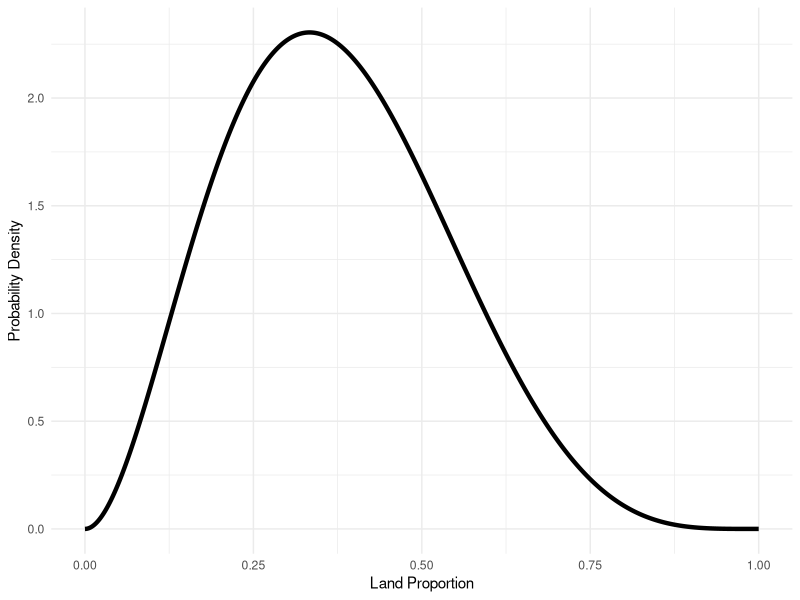
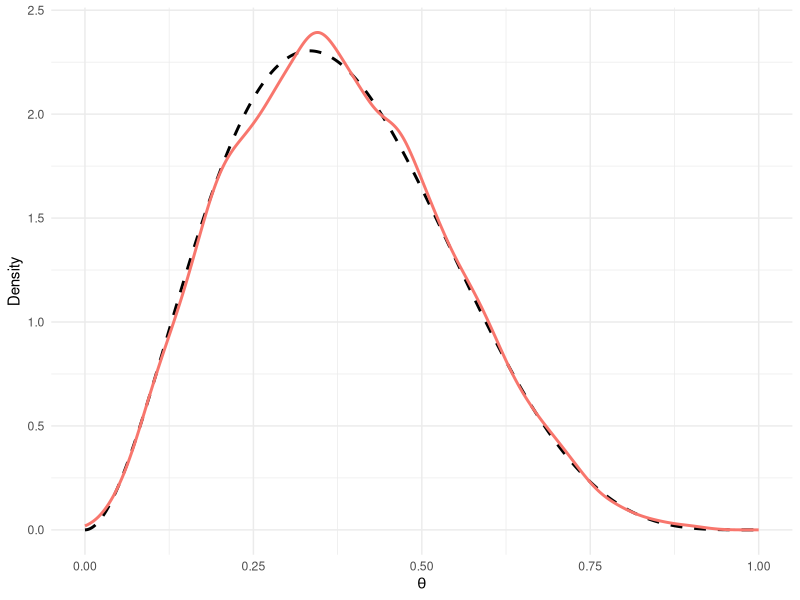
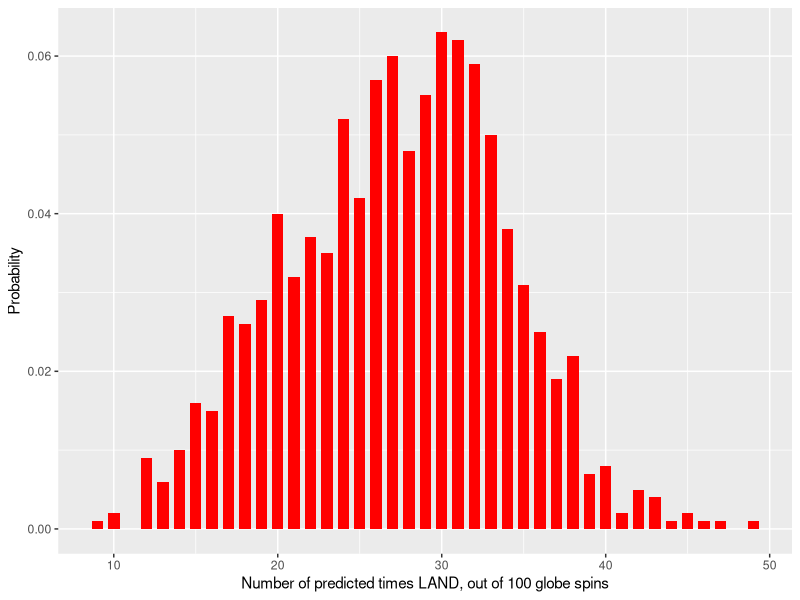

Recreate these plots in R, in order.
#----------------------------------Assignment 2--------------------------------------------------------

#Bayesian Updating

#1-----------------------------------------------------------------------------------------------------

#The probability of Company A's reviews being positive is 70%. 
prob_A <- 0.70

#The probability of Company B's reviews being positive is 50%.  
prob_B <- 0.50

#The probability of Company C's reviews being positive is 80%. 
prob_C <- 0.80

#These form the theta's of our bayesian updating, the input parameters as you will.
theta <- c(prob_A, prob_B, prob_C)

#Twice as probable that the reviews belong to company B than to A or C, resulting in a prior probability distribution of A = 0.25, B = 0.5, C = 0.25.
prior <- c(A = 0.25, B = 0.50, C = 0.25)

#6 are positive reviews, 4 are negative reviews. 

#A vector containing 6 positive reviews, denoted with "P".
positive_reviews <- rep("P", 6)

#A vector containing 4 negative reviews, denoted with "N".
negative_reviews <- rep("N", 4)

#All new observations (reviews) used to update the prior in one vector: 
total_reviews <- c(positive_reviews, negative_reviews)

#Computing post similarly to the R-files throughout the cours, using Bayes' Law. 

compute_post <- function(obs, poss){ 
  n <- length(total_reviews)  #the nunber of elements in total_reviews vector.
  P <- sum(obs=="P")          #the sum of positive reviews in the total_reviews vector.
  
  #Using the binomial function to see how likely the distribution of positive reviews is given the probability of positive reviews per company.
  #Using dbinom the likelihood of observing so many "P" positive reviews given the number of observations "n" and the theta probability of success.
  likelihood <- dbinom(P, n, theta)
  
  #According to Bayes' Law:
  post <- likelihood * prior
  post <- post / sum(post)
  
  return(post)
}

post <- compute_post(total_reviews, prior)
post

#The posterior distribution does indeed equal 0.29 for company A!   
round(post, 3)

#2-----------------------------------------------------------------------------------------------------------
#We now wish to update the posterior once more, with the newly available review data:
more_reviews <- c(rep("P", 9), rep("N", 1))

#Vector containing the 9 new positive reviews, and one negative review.
more_reviews

#Using the same recipe to calculate the posterior distribution, only now using the previously calculated 
#posterior distribution as the input distribution to "update". 

compute_updated_post <- function(obs, prev_post) {
  n <- length(obs)  #Length of new review vector (10 in this case).
  P <- sum(obs == "P")  #The total number of positive reviews in the new review vector (9 in this case).
  likelihood <- dbinom(P, n, theta) #Calculating the likelihood the of the data given the theta parameters.
  post <- likelihood * prev_post
  post <- post / sum(post)
  
  return(post)
}

#Based on the 10 new reviews, the previous posterior is updated to an updated posterior distribution.
updated_post <- compute_updated_post(more_reviews,  post)
updated_post

#The posterior probability that company C received the reviews has indeed risen by 33%:
updated_post - post

#3-----------------------------------------------------------------------------------------------------------

#There are two separate factories, A and B. The probability of a delivery coming from A or B is equal, namely both 50%.

P_A <- 0.50
P_B <- 0.50

#So, thinking logically and applying Bayes' Law, there are 4 scenario's in total:
#i) Delivery arrives from Factory A and is NOT defect (ND).
#ii) Delivery arrives from Factory B and is NOT defect (ND).
#iii) Delivery arrives from Factory A and is defect (D).
#iv) Delivery arrives from Factory B and is defect (D).

#So the total probability of all possible outcomes adds up to one, see below:
#P(ND|A) + P(D|A) + P(ND|B) + P(D|B) = 1

#So, we want to calculate the probability of iii) & iv), that the delivery arrives and contains defective products:
#P(D) = P(D | A) + P(D | B) 

#The factories are as good as identical, differing only in their defect rates (DR).

#Probability of the delivery being defect, given company A: 
Prob_Def_A <-  0.10

#Probability of the delivery being defect, given company B: 
Prob_Def_B <-  0.20

#So, logically, the probability of the next shipment being defect is the probability of the shipment being defect, times the probability of the shipment coming from said company.
#P(D) = P(D|A) * P(A) + P(D|B) * P(B)
#The defective rate is said to be certain based on historical data. 

Prob_Defective <- Prob_Def_A * P_A + Prob_Def_B * P_B 
Prob_Defective

#The probability of the a delivery being defective is 15%.
#This was calculated using Bayes' Law and basic probability theory. An important assumption is that the defective rates are constant,
#and that deliveries are equally likely to come from both factories. 

#However, to calculate the probability that the next shipment will contain defective products GIVEN that
#the initial delivery did contain defective products, we must calculate the probability of event using
#conditional probability where Event #1 is receiving a defective delivery (def_1), Event #2 is receiving a defective delivery AGAIN! (def_2). 
#What is the probability of Event 2 occurring, given that event 1 has occurred?

#The formula of Bayes' Conditional Probability: P(A | B) = P(B | A) * P(A) / P (B)
#P(A | B) = P(A union B) / P(B)
#P(Def_2 | Def_1) = P(Def_2 union Def_1) / P(Def_1)
#P(Def_2 union Def_1) = (P(Def_2 | Def_1, A) + P(Def_2| Def_1, B)) 
#P(Def_2 | Def_1, A) = P(Def_2 | A) *  P(Def_1 | A) * P(A)
#P(Def_2| Def_1, B) = P(Def_2 | B) *  P(Def_1 | B) * P(B)

#Filling it all in: #P(Def_2 | Def_1) = (P(Def_2 | A) *  P(Def_1 | A) * P(A) + P(Def_2 | B) *  P(Def_1 | B) * P(B)) / P(Def_1)
#Remember P(Def_2 | A) = P(Def_1 | A) = 0.1 = Prob_Def_A
#P(Def_2 | B) = P(Def_1 | B) = 0.2 = Prob_Def_B 

#As stated above, the probability of the initial delivery being defect:
P_Def_1 = Prob_Def_A * P_A + Prob_Def_B * P_B #(= 0.15, Probability of Defectiveness as calculated before, independent of any previous events)

P_Def2_Def1 = (Prob_Def_A * Prob_Def_A * P_A + Prob_Def_B * Prob_Def_B * P_B) / P_Def_1
round(P_Def2_Def1, 3) #(= 0.167)

#So given that the initial delivery is defective, using Bayes' Law we have calculated that the probability of the next delivery being defective to be 16.7%. 
#Our beliefs of the probability of receiving a defective product is updated based on the evidence of the initial defective delivery, thus providing a different end result. 

#5-----------------------------------------------------------------------------------------------------------
#The initial probability of a delivery coming from Company A or B was equal, so 50-50. 
P_A <- 0.50
P_B <- 0.50

#The probability of the algorithm correctly recognizing a delivery from Factory A = 0.80 (test is positive for A).
#The probability of the algorithm correctly recognizing a delivery from Factory B = 0.65 (test is positive for B).

#The test for Factory A is positive! 

#P(Positive | A) = 0.80
#P(Positive | B) = 0.65

P_Positive_A = 0.80
P_Positive_B = 0.65

#P(A | Positive) --> Probability of the delivery coming from company A, if the test is positive. 
#P(A | Positive) = P(Positive | A) * P(A) / P(Positive)
#P(Positive) = P(Positive | A) * P(A) + P(Positive | B) * P(B)

#P(A | Positive) = P(Positive | A) * P(A) / (P(Positive | A) * P(A) + P(Positive | B) * P(B))
P_A_Positive = (P_Positive_A * P_A) / ((P_Positive_A * P_A) + (P_Positive_B * P_B))
P_A_Positive

#The posterior probability that the shipment is from Factory A given the output of the algorithm is 55.2%. 



#Redo your calculation, using both information, the fact that there are defected products and the fact that the algorithm is positive for Factory A.

#P(A | Positive, Defect) = P(Positive, Defect | A) * P(A) / P(Positive, Defect)

P_A <- 0.50
P_B <- 0.50

P_Positive_A <- 0.80
P_Positive_B <- 0.65

P_Defect_A <- 0.10
P_Defect_B <- 0.20

Prob_Defective #Probability of receiving a defective product = 0.15.
P_Def2_Def1 #probability of receiving a defective product again, after initial delivery was defective = 0.167.

# P(Positive, Defect | A) = P(Positive | A) * P(Defect | A) (assuming the machine learning algorithm and defect rate are completely independent).
# P(Positive, Defect | B) = P(Positive | B) * P(Defect | B)

#The probability of the product being both positive and defect (coming from a certain company):

P_Pos_Def_A <- P_Positive_A * P_Defect_A
P_Pos_Def_A

P_Pos_Def_B <- P_Positive_B * P_Defect_B
P_Pos_Def_B 

#The probability of the product being both positive and defect P(Positive, Defect) = P(Positive, Defect | A) * P(A) + P(Positive, Defect | B) * P(B):
P_Pos_Def <- P_Pos_Def_A * P_A + P_Pos_Def_B * P_B
P_Pos_Def

#Substitute all calculated values into: P(A | Positive, Defect) = P(Positive, Defect | A) * P(A) / P(Positive, Defect) to find the posterior probability
#that the shipment is from company A:

P_A_Pos_Def <- P_Pos_Def_A* P_A / P_Pos_Def
round(P_A_Pos_Def, 3)

#The posterior probability of the product coming from company A given that it is both defective and has tested positive of the machine learning algorithm,
#is 38.1%. 


#-----------------------------------------------------------------------------------------------------------------------------------------------------

#Bayesian Workflow

#6---------------------------------------------------------------------------------------------------------------------------------------------------
#If I am not mistaken, there is more land surface covered by water than by land. If I were to give an educated guess,
#I would say that a proportion of 30 - 40% of the world's surface is covered with land. 
#The Beta distribution is commonly used a prior, and in this case it would make sense as the beta distribution ranges from [0, 1] and
#this suits the question of gauging the land proportion (also measured in a range of 0 to 1).

#Based on RStudio file session_4_workflow and modified accordingly:

library(ggplot2) #Load in ggplot2 library for plotting.

theta <- seq(0, 1, length.out = 1000) #Creating a vector of values on which the beta distribution can be evaluated.
theta

?dbeta

#Beta distribution in which alpha = 3, beta = 5. 
distribution <- dbeta(theta, shape1 = 3, shape2 = 5) 
#Using these parameters, the median of the distribution is ~35% land proportion, which suits our previous hypothesis quite well. This is a decent prior distribution.

#Need dataframe to plot:                                                     
beta <- data.frame(theta, distribution)

#Plotting, changing labels and line thickness. 
ggplot(beta, aes(x = theta, y = distribution)) + geom_line(size = 1.5) + labs(x = "Land Proportion",  y = "Probability Density") + theme_minimal()

#7---------------------------------------------------------------------------------------------------------------------------------------------------

#As determined in #6, we have the (probability density functon) beta distribution with alpha = 3 and beta = 5:
beta_summary <- data.frame(theta, distribution)
beta_summary

#Making sure the prior adds up to 1 (as always in a pdf):
beta_summary$prior <- (beta_summary$distribution)/sum(beta_summary$distribution)
sum(beta_summary$prior)


#Based on session_4_Workflow.R:

#Setting number of samples to "draw": 
n <- 1e4
n

#Setting a random seed for reproducibility purposes:
set.seed(1234)

#Proper alpha en beta coefficients: 
a <- 3
b <- 5

#Produce a sample of 10000 draws (from the CDF, leading to real values!):
prior_sample <- data.frame(smp = rbeta(n, a, b))
prior_sample

#comparing samples to prior distribution (code based on session_4_Workflow.R): 
ggplot(beta_summary) +
  geom_line(size = 1, linetype = "dashed", 
            aes(x = theta, y = distribution)) +
  geom_density(data = prior_sample, aes(x = smp), 
               color = "#F8766D", size = 1) + 
  labs(x = expression(theta), 
       y = "Density") +
  theme_minimal()

#8---------------------------------------------------------------------------------------------------------------------------------------------------

#Now the fun begins: Bayesian Updating! 
#So 100 globe tosses, 26 times land, does this indicate that 26% of the world's surface area is land?
#Time to update our previous beliefs about the distribution.

library(tidyverse)

#Run the following code chunk that uses your object sample to obtain prior probabilities
#for the possible proportions of land 0, 0.1, 0.2, 0.3, 0.4, 0.5, 0.6, 0.7, 0.8, 0.9, 1that
#approximate your prior distribution. Use these priors to compute the posterior proba-
#bilities, given the 100 globe tosses.

#Copied code from assignment: 
prop <- seq(0, 1, length.out = 12)
priors <- vector("numeric", length(prop))
for (i in seq_along(prop)){
  priors[i] <- round( sum(prior_sample >= prop[i] & prior_sample < prop[i+1]) / 1e4 , 2)
}
poss <- tibble(prop_L = seq(0, 1, .1),
               prior = priors[1:11])
poss

#Creating a vector containing land "L" 26 times, to simulate the globe tossing: 
no_land <- rep("L", 26)
no_land

#The opposite for water:
no_water <- rep("W", 100 - 26)
no_water

#So our total observations of 100 globe tosses:
tosses <- c(no_land, no_water)
tosses

#Our good old compute_post function for the calculation on the posterior distribution, given evidence
#of 26 times land in 100 tosses:

compute_post <- function(obs, summary){ 
  L <- sum(obs=="L")  #Total number of times finger landed on land "L" (26).
  n <- length(tosses) #Number of total tosses (100).
  likelihood <- dbinom(L, n, prob = poss$prop_L)  #Computing the likelihoods based on the number of positives "L" of the tosses (binomial distribution).
  posterior <- likelihood*poss$prior #Bayes' Law
  posterior_norm <- posterior/sum(posterior) #Normalising posterior to add up to 1. 
  return(posterior_norm)
}

#Save the posterior norm as a variable:
post <- compute_post(tosses, poss$prior)
post
round(post, 3)

#Add posterior to the previously defined poss table: 
poss <- poss %>% mutate(posterior = round(post, 6))
poss

#9---------------------------------------------------------------------------------------------------------------------------------------------------

#Setting a random seed for reproducibility purposes:
set.seed(1234)

#Drawing 1000 samples, given the predefined possible land proportions prop_L, drawing 1000 samples,
#sampling with replacement (sample can be selected more than once) and sampling from our posterior distribution! 

samples <- sample(poss$prop_L, size = 1000, replace = TRUE, prob = post)

#10---------------------------------------------------------------------------------------------------------------------------------------------------
?sapply()
number_of_tosses <- 100

#Estimates the outcomes of 100 coin tosses for each sample value (1000 total), 
#where number_of_lands is the number of land "L" outcomes based on a binomial distribution
#and the probability given by the sample. 

number_of_lands <- sapply(samples, function(p) rbinom(1, number_of_tosses, p))
number_of_lands

#Now we the number of randomised times "land" appeared when spinning the globe, for each of the 1000 probability samples.

#Get the frequency of each individual value returned in number_of_lands.
frequency <- table(number_of_lands)
frequency

#Divide frequency by 1000 to get the probability of each outcome.
prob <- frequency / 1000
sum(prob) #sum of probability adds up to 1. That's nice! 
names(prob)

#Making tibble containing land values and respective probabilities for ggplot plotting:
?tibble()
names(prob) #adding values corresponding to the probabilities using names()
distribution <- tibble(no_of_lands = as.numeric(names(prob)), probability = as.vector(prob)) #creating tibble

distribution
tail(distribution) #it seems to work! 

?geom_histogram()
?geom_bar()

#Decided to go for a barchart as histogram only allows one aesthetic and I want to get the probability on the y-axis. 
#Apparently you must use geom_col(), as geom_bar() counts the number of cases in each x position like a histogram,
#we want to "leave the data as it is". 
ggplot(distribution, aes(x = distribution$no_of_lands, y = distribution$probability)) + geom_col(fill = "red", width = 0.7) + labs(x = "Number of predicted times LAND, out of 100 globe spins", y = "Probability")

#Tada! Seems to work reasonably well, reflecting the posterior predictive distribution which could well match reality! 
  









